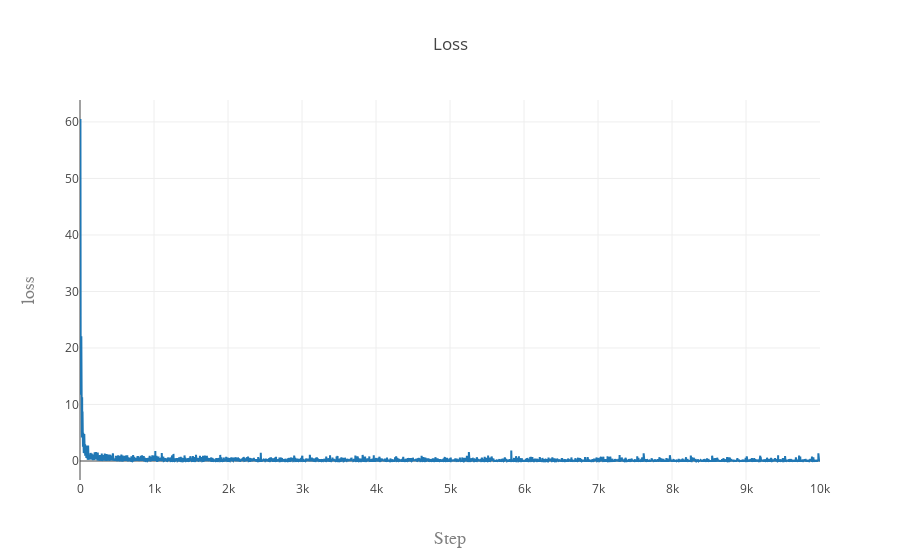

Source (notebook cell):
### Markdown cell above
## Plotting Training Loss  , Learning Rate , Training and Validation Accuracy

### Code cell
trace1 = go.Scatter(
    y = loss_list
)
layout = go.Layout(
    title='Loss',
    xaxis=dict(
        title='Step',
        titlefont=dict(
            family='Courier New, monospace',
            size=18,
            color='#7f7f7f'
        )
    ),
    yaxis=dict(
        title='loss',
        titlefont=dict(
            family='Courier New, monospace',
            size=18,
            color='#7f7f7f'
        )
    )
)
data = [trace1]
fig = go.Figure(data=data, layout=layout)
plotly.offline.iplot(fig)

### Figure 1 — Plotly figure (JSON) as saved in the notebook; plotly's stock layout.template omitted (floating-point values rounded to 4 significant figures; data arrays with more than 128 entries replaced by an {"elided": "..."} marker saying what was removed)
{"data": [{"type": "scatter", "y": {"elided": "10001 float values"}}], "layout": {"title": "Loss", "xaxis": {"title": "Step", "titlefont": {"color": "#7f7f7f", "family": "Courier New, monospace", "size": 18}}, "yaxis": {"title": "loss", "titlefont": {"color": "#7f7f7f", "family": "Courier New, monospace", "size": 18}}}}
